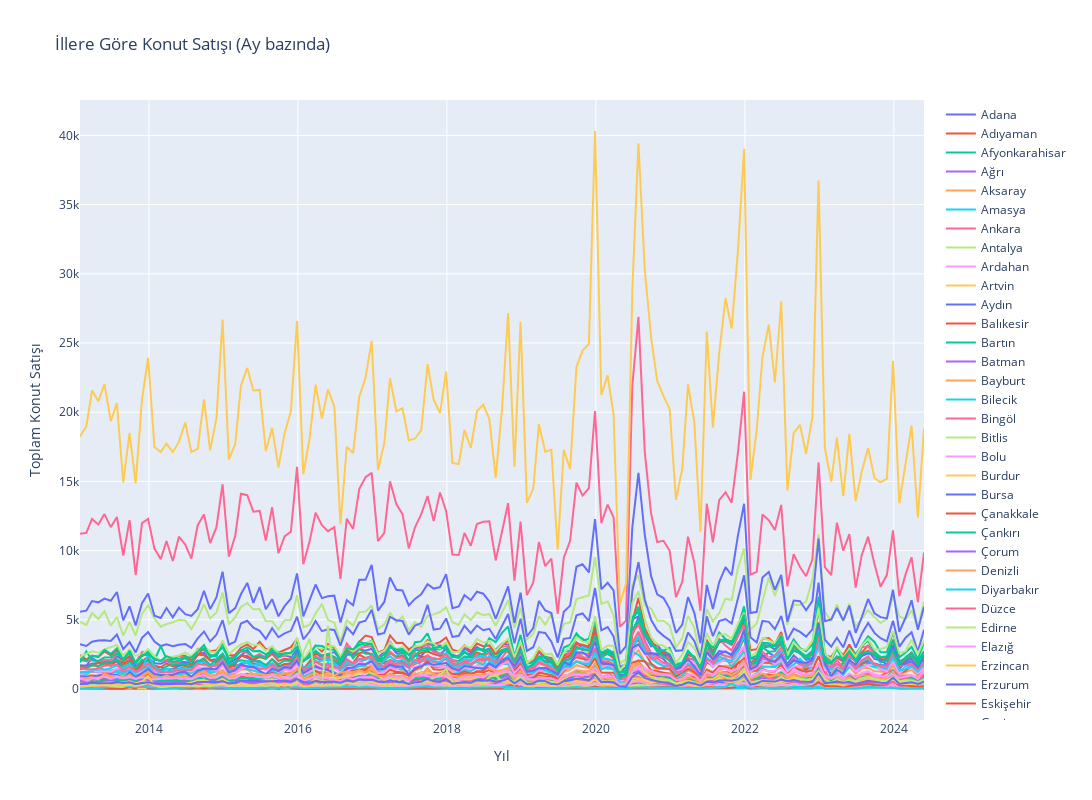

The code cell stored with this chart in its notebook:
### Code cell
# def total_sales_plot(df_totals):

fig = go.Figure(data=[go.Line(name=city, x=df_granular_cities.index, y=df_granular_cities[city]) for city in df_totals_cities.columns], 
                layout=dict(height=800, width=1800))
fig.update_layout(title="İllere Göre Konut Satışı (Ay bazında)", xaxis_title="Yıl", yaxis_title="Toplam Konut Satışı", barmode='stack')

fig.show()

### Figure 1 — Plotly figure (JSON) as saved in the notebook; plotly's stock layout.template omitted (floating-point values rounded to 4 significant figures; data arrays with more than 128 entries replaced by an {"elided": "..."} marker saying what was removed)
{"data": [{"name": "Adana", "type": "scatter", "x": {"elided": "137 str values"}, "y": {"elided": "137 int values"}}, {"name": "Adıyaman", "type": "scatter", "x": {"elided": "137 str values"}, "y": {"elided": "137 int values"}}, {"name": "Afyonkarahisar", "type": "scatter", "x": {"elided": "137 str values"}, "y": {"elided": "137 int values"}}, {"name": "Ağrı", "type": "scatter", "x": {"elided": "137 str values"}, "y": {"elided": "137 int values"}}, {"name": "Aksaray", "type": "scatter", "x": {"elided": "137 str values"}, "y": {"elided": "137 int values"}}, {"name": "Amasya", "type": "scatter", "x": {"elided": "137 str values"}, "y": {"elided": "137 int values"}}, {"name": "Ankara", "type": "scatter", "x": {"elided": "137 str values"}, "y": {"elided": "137 int values"}}, {"name": "Antalya", "type": "scatter", "x": {"elided": "137 str values"}, "y": {"elided": "137 int values"}}, {"name": "Ardahan", "type": "scatter", "x": {"elided": "137 str values"}, "y": {"elided": "137 int values"}}, {"name": "Artvin", "type": "scatter", "x": {"elided": "137 str values"}, "y": {"elided": "137 int values"}}, {"name": "Aydın", "type": "scatter", "x": {"elided": "137 str values"}, "y": {"elided": "137 int values"}}, {"name": "Balıkesir", "type": "scatter", "x": {"elided": "137 str values"}, "y": {"elided": "137 int values"}}, {"name": "Bartın", "type": "scatter", "x": {"elided": "137 str values"}, "y": {"elided": "137 int values"}}, {"name": "Batman", "type": "scatter", "x": {"elided": "137 str values"}, "y": {"elided": "137 int values"}}, {"name": "Bayburt", "type": "scatter", "x": {"elided": "137 str values"}, "y": {"elided": "137 int values"}}, {"name": "Bilecik", "type": "scatter", "x": {"elided": "137 str values"}, "y": {"elided": "137 int values"}}, {"name": "Bingöl", "type": "scatter", "x": {"elided": "137 str values"}, "y": {"elided": "137 int values"}}, {"name": "Bitlis", "type": "scatter", "x": {"elided": "137 str values"}, "y": {"elided": "137 int values"}}, {"name": "Bolu", "type": "scatter", "x": {"elided": "137 str values"}, "y": {"elided": "137 int values"}}, {"name": "Burdur", "type": "scatter", "x": {"elided": "137 str values"}, "y": {"elided": "137 int values"}}, {"name": "Bursa", "type": "scatter", "x": {"elided": "137 str values"}, "y": {"elided": "137 int values"}}, {"name": "Çanakkale", "type": "scatter", "x": {"elided": "137 str values"}, "y": {"elided": "137 int values"}}, {"name": "Çankırı", "type": "scatter", "x": {"elided": "137 str values"}, "y": {"elided": "137 int values"}}, {"name": "Çorum", "type": "scatter", "x": {"elided": "137 str values"}, "y": {"elided": "137 int values"}}, {"name": "Denizli", "type": "scatter", "x": {"elided": "137 str values"}, "y": {"elided": "137 int values"}}, {"name": "Diyarbakır", "type": "scatter", "x": {"elided": "137 str values"}, "y": {"elided": "137 int values"}}, {"name": "Düzce", "type": "scatter", "x": {"elided": "137 str values"}, "y": {"elided": "137 int values"}}, {"name": "Edirne", "type": "scatter", "x": {"elided": "137 str values"}, "y": {"elided": "137 int values"}}, {"name": "Elazığ", "type": "scatter", "x": {"elided": "137 str values"}, "y": {"elided": "137 int values"}}, {"name": "Erzincan", "type": "scatter", "x": {"elided": "137 str values"}, "y": {"elided": "137 int values"}}, {"name": "Erzurum", "type": "scatter", "x": {"elided": "137 str values"}, "y": {"elided": "137 int values"}}, {"name": "Eskişehir", "type": "scatter", "x": {"elided": "137 str values"}, "y": {"elided": "137 int values"}}, {"name": "Gaziantep", "type": "scatter", "x": {"elided": "137 str values"}, "y": {"elided": "137 int values"}}, {"name": "Giresun", "type": "scatter", "x": {"elided": "137 str values"}, "y": {"elided": "137 int values"}}, {"name": "Gümüşhane", "type": "scatter", "x": {"elided": "137 str values"}, "y": {"elided": "137 int values"}}, {"name": "Hakkari", "type": "scatter", "x": {"elided": "137 str values"}, "y": {"elided": "137 mixed values"}}, {"name": "Hatay", "type": "scatter", "x": {"elided": "137 str values"}, "y": {"elided": "137 int values"}}, {"name": "Iğdır", "type": "scatter", "x": {"elided": "137 str values"}, "y": {"elided": "137 int values"}}, {"name": "Isparta", "type": "scatter", "x": {"elided": "137 str values"}, "y": {"elided": "137 int values"}}, {"name": "İstanbul", "type": "scatter", "x": {"elided": "137 str values"}, "y": {"elided": "137 int values"}}, {"name": "İzmir", "type": "scatter", "x": {"elided": "137 str values"}, "y": {"elided": "137 int values"}}, {"name": "Kahramanmaraş", "type": "scatter", "x": {"elided": "137 str values"}, "y": {"elided": "137 int values"}}, {"name": "Karabük", "type": "scatter", "x": {"elided": "137 str values"}, "y": {"elided": "137 int values"}}, {"name": "Karaman", "type": "scatter", "x": {"elided": "137 str values"}, "y": {"elided": "137 int values"}}, {"name": "Kars", "type": "scatter", "x": {"elided": "137 str values"}, "y": {"elided": "137 int values"}}, {"name": "Kastamonu", "type": "scatter", "x": {"elided": "137 str values"}, "y": {"elided": "137 int values"}}, {"name": "Kayseri", "type": "scatter", "x": {"elided": "137 str values"}, "y": {"elided": "137 int values"}}, {"name": "Kırıkkale", "type": "scatter", "x": {"elided": "137 str values"}, "y": {"elided": "137 int values"}}, {"name": "Kırklareli", "type": "scatter", "x": {"elided": "137 str values"}, "y": {"elided": "137 int values"}}, {"name": "Kırşehir", "type": "scatter", "x": {"elided": "137 str values"}, "y": {"elided": "137 int values"}}, {"name": "Kilis", "type": "scatter", "x": {"elided": "137 str values"}, "y": {"elided": "137 int values"}}, {"name": "Kocaeli", "type": "scatter", "x": {"elided": "137 str values"}, "y": {"elided": "137 int values"}}, {"name": "Konya", "type": "scatter", "x": {"elided": "137 str values"}, "y": {"elided": "137 int values"}}, {"name": "Kütahya", "type": "scatter", "x": {"elided": "137 str values"}, "y": {"elided": "137 int values"}}, {"name": "Malatya", "type": "scatter", "x": {"elided": "137 str values"}, "y": {"elided": "137 int values"}}, {"name": "Manisa", "type": "scatter", "x": {"elided": "137 str values"}, "y": {"elided": "137 int values"}}, {"name": "Mardin", "type": "scatter", "x": {"elided": "137 str values"}, "y": {"elided": "137 int values"}}, {"name": "Mersin", "type": "scatter", "x": {"elided": "137 str values"}, "y": {"elided": "137 int values"}}, {"name": "Muğla", "type": "scatter", "x": {"elided": "137 str values"}, "y": {"elided": "137 int values"}}, {"name": "Muş", "type": "scatter", "x": {"elided": "137 str values"}, "y": {"elided": "137 int values"}}, {"name": "Nevşehir", "type": "scatter", "x": {"elided": "137 str values"}, "y": {"elided": "137 int values"}}, {"name": "Niğde", "type": "scatter", "x": {"elided": "137 str values"}, "y": {"elided": "137 int values"}}, {"name": "Ordu", "type": "scatter", "x": {"elided": "137 str values"}, "y": {"elided": "137 int values"}}, {"name": "Osmaniye", "type": "scatter", "x": {"elided": "137 str values"}, "y": {"elided": "137 int values"}}, {"name": "Rize", "type": "scatter", "x": {"elided": "137 str values"}, "y": {"elided": "137 int values"}}, {"name": "Sakarya", "type": "scatter", "x": {"elided": "137 str values"}, "y": {"elided": "137 int values"}}, {"name": "Samsun", "type": "scatter", "x": {"elided": "137 str values"}, "y": {"elided": "137 int values"}}, {"name": "Siirt", "type": "scatter", "x": {"elided": "137 str values"}, "y": {"elided": "137 int values"}}, {"name": "Sinop", "type": "scatter", "x": {"elided": "137 str values"}, "y": {"elided": "137 int values"}}, {"name": "Sivas", "type": "scatter", "x": {"elided": "137 str values"}, "y": {"elided": "137 int values"}}, {"name": "Şanlıurfa", "type": "scatter", "x": {"elided": "137 str values"}, "y": {"elided": "137 int values"}}, {"name": "Şırnak", "type": "scatter", "x": {"elided": "137 str values"}, "y": {"elided": "137 int values"}}, {"name": "Tekirdağ", "type": "scatter", "x": {"elided": "137 str values"}, "y": {"elided": "137 int values"}}, {"name": "Tokat", "type": "scatter", "x": {"elided": "137 str values"}, "y": {"elided": "137 int values"}}, {"name": "Trabzon", "type": "scatter", "x": {"elided": "137 str values"}, "y": {"elided": "137 int values"}}, {"name": "Tunceli", "type": "scatter", "x": {"elided": "137 str values"}, "y": {"elided": "137 int values"}}, {"name": "Uşak", "type": "scatter", "x": {"elided": "137 str values"}, "y": {"elided": "137 int values"}}, {"name": "Van", "type": "scatter", "x": {"elided": "137 str values"}, "y": {"elided": "137 int values"}}, {"name": "Yalova", "type": "scatter", "x": {"elided": "137 str values"}, "y": {"elided": "137 int values"}}, {"name": "Yozgat", "type": "scatter", "x": {"elided": "137 str values"}, "y": {"elided": "137 int values"}}, {"name": "Zonguldak", "type": "scatter", "x": {"elided": "137 str values"}, "y": {"elided": "137 int values"}}], "layout": {"barmode": "stack", "height": 800, "title": {"text": "İllere Göre Konut Satışı (Ay bazında)"}, "width": 1800, "xaxis": {"title": {"text": "Yıl"}}, "yaxis": {"title": {"text": "Toplam Konut Satışı"}}}}
